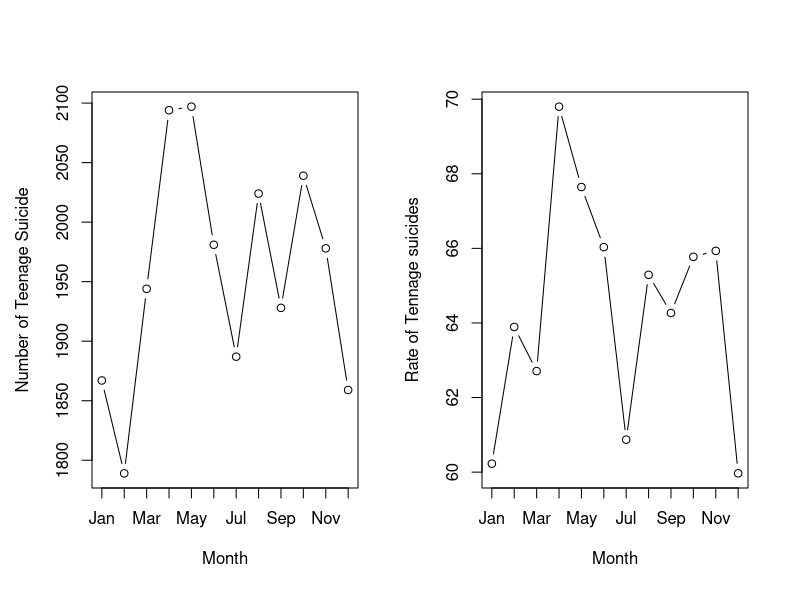

This chart was generated by the following R code:
# ------------------------------------------------------------------------
# STAT 8003 Statistical Methods I
# Lecture 9
# ------------------------------------------------------------------------

# ------------------------------------------------------------------------
# Teenage Suicide Example: Hypothesis Testing
# ------------------------------------------------------------------------

suicide <-  c(1867,1789,1944,2094,2097,1981,1887,2024,1928,2039,1978,1859)
days <- c(31,28,31,30,31,30,31,31,30,31,30,31)
month <- 1:12
names(month) <- c("Jan","Feb","Mar","Apr","May","Jun",
                  "Jul","Aug","Sep","Oct","Nov","Dec")
dat <- data.frame(month,days,suicide,suicide/days)
names(dat) <- c("month","days","suicide","rate per day")
dat

#pdf(file="~/Box\ Documents/8003.f13/Lectures/Lec07_1010/suicide.pdf",width=8,heigh=6)
par(mfrow = c(1,2),oma = c(.5,.5,.5,.5))
plot(1:12,suicide,type = "b",ylab = "Number of Teenage Suicide",
     xlab = "Month", xaxt = "n")
axis(1, at = 1:12, labels = names(month))
plot(1:12, suicide/days, type="b", ylab="Rate of Tennage suicides",
     xlab = "Month", xaxt="n")
axis(1, at=1:12, labels = names(month))
#dev.off()

eio <- days/365*sum(suicide)
two.log.lambda <- 2*sum(suicide*(log(suicide)-log(eio)))
cat("two.log.lambda is", two.log.lambda,"\n")

cutoff <- qchisq(.95,11)
cat("Cutoff is", cutoff, "\n")

p.val <- 1 - pchisq(two.log.lambda,11)
cat("pvalue is", p.val, "\n")
